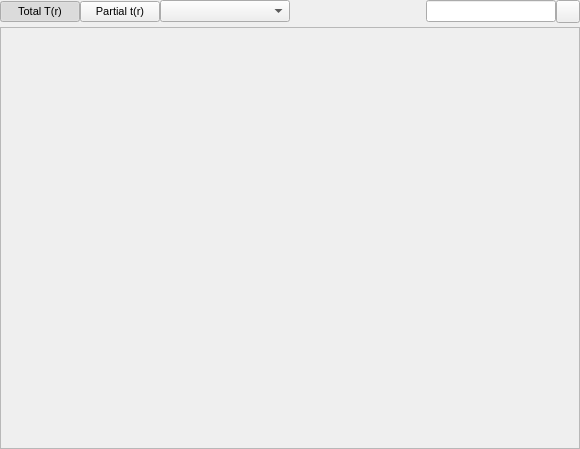
<?xml version="1.0" encoding="UTF-8"?>
<ui version="4.0">
 <class>TRModuleWidget</class>
 <widget class="QWidget" name="TRModuleWidget">
  <property name="geometry">
   <rect>
    <x>0</x>
    <y>0</y>
    <width>580</width>
    <height>449</height>
   </rect>
  </property>
  <property name="sizePolicy">
   <sizepolicy hsizetype="Expanding" vsizetype="Expanding">
    <horstretch>0</horstretch>
    <verstretch>0</verstretch>
   </sizepolicy>
  </property>
  <property name="font">
   <font>
    <pointsize>8</pointsize>
   </font>
  </property>
  <property name="windowTitle">
   <string>RDF Controls</string>
  </property>
  <layout class="QVBoxLayout" name="verticalLayout">
   <property name="spacing">
    <number>4</number>
   </property>
   <property name="leftMargin">
    <number>0</number>
   </property>
   <property name="topMargin">
    <number>0</number>
   </property>
   <property name="rightMargin">
    <number>0</number>
   </property>
   <property name="bottomMargin">
    <number>0</number>
   </property>
   <item>
    <layout class="QHBoxLayout" name="horizontalLayout">
     <property name="spacing">
      <number>0</number>
     </property>
     <item>
      <widget class="QPushButton" name="TotalButton">
       <property name="toolTip">
        <string>Show the total T(r) formed from summation over all target configurations</string>
       </property>
       <property name="text">
        <string>Total T(r)</string>
       </property>
       <property name="checkable">
        <bool>true</bool>
       </property>
       <property name="checked">
        <bool>true</bool>
       </property>
       <property name="autoExclusive">
        <bool>true</bool>
       </property>
      </widget>
     </item>
     <item>
      <widget class="QPushButton" name="PartialsButton">
       <property name="toolTip">
        <string>Show the partial t(r) formed from summation over all target configurations</string>
       </property>
       <property name="text">
        <string>Partial t(r)</string>
       </property>
       <property name="checkable">
        <bool>true</bool>
       </property>
       <property name="checked">
        <bool>false</bool>
       </property>
       <property name="autoExclusive">
        <bool>true</bool>
       </property>
      </widget>
     </item>
     <item>
      <widget class="QComboBox" name="ConfigurationTargetCombo">
       <property name="sizePolicy">
        <sizepolicy hsizetype="Expanding" vsizetype="Fixed">
         <horstretch>0</horstretch>
         <verstretch>0</verstretch>
        </sizepolicy>
       </property>
      </widget>
     </item>
     <item>
      <spacer name="horizontalSpacer">
       <property name="orientation">
        <enum>Qt::Horizontal</enum>
       </property>
       <property name="sizeHint" stdset="0">
        <size>
         <width>40</width>
         <height>20</height>
        </size>
       </property>
      </spacer>
     </item>
     <item>
      <widget class="QLabel" name="FilterIcon">
       <property name="sizePolicy">
        <sizepolicy hsizetype="Minimum" vsizetype="Minimum">
         <horstretch>0</horstretch>
         <verstretch>0</verstretch>
        </sizepolicy>
       </property>
       <property name="maximumSize">
        <size>
         <width>16</width>
         <height>16</height>
        </size>
       </property>
       <property name="text">
        <string/>
       </property>
       <property name="pixmap">
        <pixmap resource="../../../gui/main.qrc">:/general/icons/filter.svg</pixmap>
       </property>
       <property name="scaledContents">
        <bool>true</bool>
       </property>
      </widget>
     </item>
     <item>
      <widget class="QLineEdit" name="FilterEdit">
       <property name="toolTip">
        <string>Filter displayed partials by text / atomtype</string>
       </property>
      </widget>
     </item>
     <item>
      <widget class="QToolButton" name="ClearFilterButton">
       <property name="toolTip">
        <string>Clear partial filter</string>
       </property>
       <property name="text">
        <string/>
       </property>
       <property name="icon">
        <iconset resource="../../../gui/main.qrc">
         <normaloff>:/general/icons/cross.svg</normaloff>:/general/icons/cross.svg</iconset>
       </property>
      </widget>
     </item>
    </layout>
   </item>
   <item>
    <widget class="QFrame" name="TRPlotFrame">
     <property name="sizePolicy">
      <sizepolicy hsizetype="Expanding" vsizetype="Expanding">
       <horstretch>6</horstretch>
       <verstretch>0</verstretch>
      </sizepolicy>
     </property>
     <property name="acceptDrops">
      <bool>true</bool>
     </property>
     <property name="frameShape">
      <enum>QFrame::StyledPanel</enum>
     </property>
     <property name="frameShadow">
      <enum>QFrame::Sunken</enum>
     </property>
     <layout class="QVBoxLayout" name="verticalLayout_3">
      <property name="spacing">
       <number>0</number>
      </property>
      <property name="leftMargin">
       <number>0</number>
      </property>
      <property name="topMargin">
       <number>0</number>
      </property>
      <property name="rightMargin">
       <number>0</number>
      </property>
      <property name="bottomMargin">
       <number>0</number>
      </property>
      <item>
       <widget class="DataWidget" name="TRPlotWidget" native="true">
        <property name="sizePolicy">
         <sizepolicy hsizetype="Expanding" vsizetype="Expanding">
          <horstretch>0</horstretch>
          <verstretch>0</verstretch>
         </sizepolicy>
        </property>
       </widget>
      </item>
     </layout>
    </widget>
   </item>
  </layout>
 </widget>
 <customwidgets>
  <customwidget>
   <class>DataWidget</class>
   <extends>QWidget</extends>
   <header>gui/dataWidget.h</header>
   <container>1</container>
  </customwidget>
 </customwidgets>
 <resources>
  <include location="../../../gui/main.qrc"/>
 </resources>
 <connections/>
</ui>
